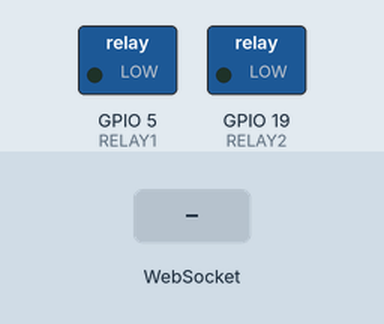
A sketch run on a simulated ESP32. Shown: switched loads named in the sketch (green lamp = pin HIGH). Inputs (shaded band) come from the test bench. WiFi joins after 1.5 s; servers stay silent unless stated; what the sketch prints to the serial monitor is not drawn.

Above: at 2.7 s.
2.8 s: WebSocket text "msg1" received
At 3.8 s:
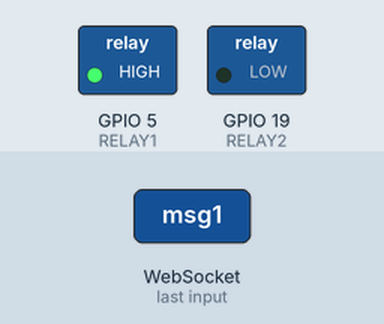
4.3 s: WebSocket text "msg2" received
At 4.9 s:
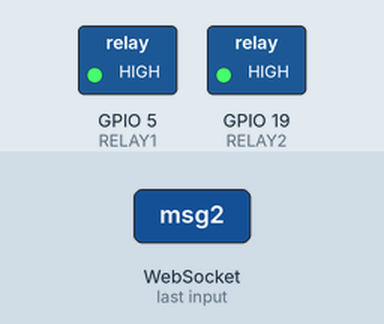
5.8 s: WebSocket text "msg1" received
At 7.2 s:
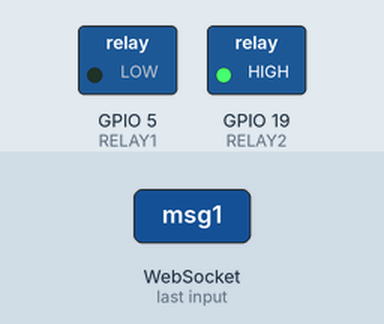
Timing chart, 0 to 8.8 s (numbered marks = the images above; inputs shaded):
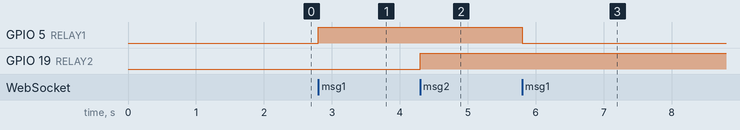

The sketch:

controller_2.ino
```cpp
#include <WiFi.h>
#include <WebSocketsClient.h>

#define RELAY1 5
#define RELAY2 19

bool relay1State = false;
bool relay2State = false;

const char* ssid = "DIGISOL";
const char* password = "2uSR@ha1";

const char* host = "upscontroller.onrender.com";
const uint16_t port = 443;

WebSocketsClient webSocket;

void webSocketEvent(WStype_t type, uint8_t * payload, size_t length) {

  switch(type) {

    case WStype_CONNECTED:
      Serial.println("WebSocket Connected");
      webSocket.sendTXT("ESP_CONNECTED");
      break;

    case WStype_TEXT: {

      String msg = String((char*)payload);

      Serial.print("Message Received: ");
      Serial.println(msg);

      if(msg == "msg1") {

        relay1State = !relay1State;
        digitalWrite(RELAY1, relay1State);

        Serial.print("Relay1 toggled -> ");
        Serial.println(relay1State ? "ON" : "OFF");
      }

      else if(msg == "msg2") {

        relay2State = !relay2State;
        digitalWrite(RELAY2, relay2State);

        Serial.print("Relay2 toggled -> ");
        Serial.println(relay2State ? "ON" : "OFF");
      }

      break;
    }

    case WStype_DISCONNECTED:
      Serial.println("WebSocket Disconnected");
      break;

    case WStype_ERROR:
      Serial.println("WebSocket Error");
      break;

    default:
      break;
  }
}

void connectWiFi() {

  Serial.println("Connecting WiFi...");
  WiFi.begin(ssid, password);

  while (WiFi.status() != WL_CONNECTED) {
    delay(500);
    Serial.print(".");
  }

  Serial.println("\nWiFi Connected");
  Serial.println(WiFi.localIP());
}

void connectWebSocket() {

  webSocket.beginSSL(host, port, "/");
  webSocket.onEvent(webSocketEvent);
  webSocket.setReconnectInterval(5000);
}

void setup() {

  Serial.begin(115200);

  pinMode(RELAY1, OUTPUT);
  pinMode(RELAY2, OUTPUT);

  digitalWrite(RELAY1, LOW);
  digitalWrite(RELAY2, LOW);

  connectWiFi();
  connectWebSocket();
}

void loop() {

  if (WiFi.status() != WL_CONNECTED) {
    connectWiFi();
  }

  webSocket.loop();
}
```

Measured:
- after the input at 2.8 s, GPIO 5 (RELAY1): LOW → HIGH at once
- after the input at 4.3 s, GPIO 19 (RELAY2): LOW → HIGH at once
- after the input at 5.8 s, GPIO 5 (RELAY1): HIGH → LOW at once
